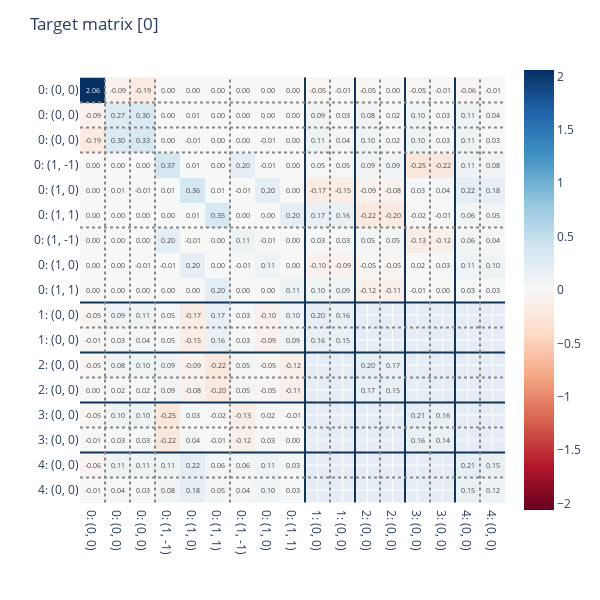
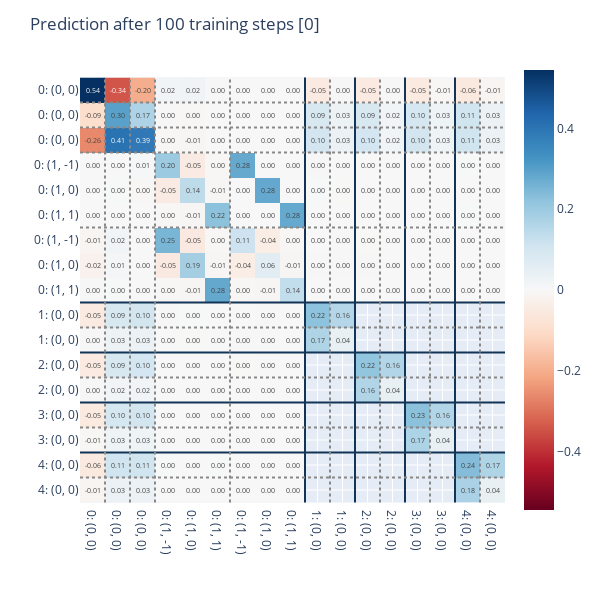

Notebook cell for these charts, in order:
### Code cell
predictions = model(data_0)

plot_matrices(data_0, title=f"Target matrix", show=0)
plot_matrices(
    data_0,
    predictions={
        "node_labels": predictions['node_labels'],
        "edge_labels": predictions['edge_labels'],
    },
    title=f"Prediction after {n_steps} training steps",
    show=0,
)

### Figure 1 — Plotly figure (JSON) as saved in the notebook; plotly's stock layout.template omitted (floating-point values rounded to 4 significant figures; data arrays with more than 128 entries replaced by an {"elided": "..."} marker saying what was removed)
{"data": [{"coloraxis": "coloraxis", "hovertemplate": "x: %{x}<br>y: %{y}<br>color: %{z}<extra></extra>", "name": "0", "texttemplate": "%{z:.2f}", "type": "heatmap", "xaxis": "x", "yaxis": "y", "z": {"elided": "17x17 float values"}}], "layout": {"coloraxis": {"cmid": 0, "colorscale": [[0, "rgb(103,0,31)"], [0.1, "rgb(178,24,43)"], [0.2, "rgb(214,96,77)"], [0.3, "rgb(244,165,130)"], [0.4, "rgb(253,219,199)"], [0.5, "rgb(247,247,247)"], [0.6, "rgb(209,229,240)"], [0.7, "rgb(146,197,222)"], [0.8, "rgb(67,147,195)"], [0.9, "rgb(33,102,172)"], [1, "rgb(5,48,97)"]]}, "height": 600, "margin": {"t": 60}, "shapes": [{"line": {"color": "#123456"}, "type": "line", "x0": 0, "x1": 1, "xref": "x domain", "y0": 8.5, "y1": 8.5, "yref": "y"}, {"line": {"color": "#123456"}, "type": "line", "x0": 8.5, "x1": 8.5, "xref": "x", "y0": 0, "y1": 1, "yref": "y domain"}, {"line": {"color": "#123456"}, "type": "line", "x0": 0, "x1": 1, "xref": "x domain", "y0": 10.5, "y1": 10.5, "yref": "y"}, {"line": {"color": "#123456"}, "type": "line", "x0": 10.5, "x1": 10.5, "xref": "x", "y0": 0, "y1": 1, "yref": "y domain"}, {"line": {"color": "#123456"}, "type": "line", "x0": 0, "x1": 1, "xref": "x domain", "y0": 12.5, "y1": 12.5, "yref": "y"}, {"line": {"color": "#123456"}, "type": "line", "x0": 12.5, "x1": 12.5, "xref": "x", "y0": 0, "y1": 1, "yref": "y domain"}, {"line": {"color": "#123456"}, "type": "line", "x0": 0, "x1": 1, "xref": "x domain", "y0": 14.5, "y1": 14.5, "yref": "y"}, {"line": {"color": "#123456"}, "type": "line", "x0": 14.5, "x1": 14.5, "xref": "x", "y0": 0, "y1": 1, "yref": "y domain"}, {"line": {"color": "#888888", "dash": "dot"}, "type": "line", "x0": 0, "x1": 1, "xref": "x domain", "y0": 0.5, "y1": 0.5, "yref": "y"}, {"line": {"color": "#888888", "dash": "dot"}, "type": "line", "x0": 0.5, "x1": 0.5, "xref": "x", "y0": 0, "y1": 1, "yref": "y domain"}, {"line": {"color": "#888888", "dash": "dot"}, "type": "line", "x0": 0, "x1": 1, "xref": "x domain", "y0": 1.5, "y1": 1.5, "yref": "y"}, {"line": {"color": "#888888", "dash": "dot"}, "type": "line", "x0": 1.5, "x1": 1.5, "xref": "x", "y0": 0, "y1": 1, "yref": "y domain"}, {"line": {"color": "#888888", "dash": "dot"}, "type": "line", "x0": 0, "x1": 1, "xref": "x domain", "y0": 2.5, "y1": 2.5, "yref": "y"}, {"line": {"color": "#888888", "dash": "dot"}, "type": "line", "x0": 2.5, "x1": 2.5, "xref": "x", "y0": 0, "y1": 1, "yref": "y domain"}, {"line": {"color": "#888888", "dash": "dot"}, "type": "line", "x0": 0, "x1": 1, "xref": "x domain", "y0": 5.5, "y1": 5.5, "yref": "y"}, {"line": {"color": "#888888", "dash": "dot"}, "type": "line", "x0": 5.5, "x1": 5.5, "xref": "x", "y0": 0, "y1": 1, "yref": "y domain"}, {"line": {"color": "#888888", "dash": "dot"}, "type": "line", "x0": 0, "x1": 1, "xref": "x domain", "y0": 9.5, "y1": 9.5, "yref": "y"}, {"line": {"color": "#888888", "dash": "dot"}, "type": "line", "x0": 9.5, "x1": 9.5, "xref": "x", "y0": 0, "y1": 1, "yref": "y domain"}, {"line": {"color": "#888888", "dash": "dot"}, "type": "line", "x0": 0, "x1": 1, "xref": "x domain", "y0": 11.5, "y1": 11.5, "yref": "y"}, {"line": {"color": "#888888", "dash": "dot"}, "type": "line", "x0": 11.5, "x1": 11.5, "xref": "x", "y0": 0, "y1": 1, "yref": "y domain"}, {"line": {"color": "#888888", "dash": "dot"}, "type": "line", "x0": 0, "x1": 1, "xref": "x domain", "y0": 13.5, "y1": 13.5, "yref": "y"}, {"line": {"color": "#888888", "dash": "dot"}, "type": "line", "x0": 13.5, "x1": 13.5, "xref": "x", "y0": 0, "y1": 1, "yref": "y domain"}, {"line": {"color": "#888888", "dash": "dot"}, "type": "line", "x0": 0, "x1": 1, "xref": "x domain", "y0": 15.5, "y1": 15.5, "yref": "y"}, {"line": {"color": "#888888", "dash": "dot"}, "type": "line", "x0": 15.5, "x1": 15.5, "xref": "x", "y0": 0, "y1": 1, "yref": "y domain"}], "title": {"text": "Target matrix [0]"}, "width": 600, "xaxis": {"anchor": "y", "constrain": "domain", "domain": [0, 1], "scaleanchor": "y", "ticktext": ["0: (0, 0)", "0: (0, 0)", "0: (0, 0)", "0: (1, -1)", "0: (1, 0)", "0: (1, 1)", "0: (1, -1)", "0: (1, 0)", "0: (1, 1)", "1: (0, 0)", "1: (0, 0)", "2: (0, 0)", "2: (0, 0)", "3: (0, 0)", "3: (0, 0)", "4: (0, 0)", "4: (0, 0)"], "tickvals": [0, 1, 2, 3, 4, 5, 6, 7, 8, 9, 10, 11, 12, 13, 14, 15, 16]}, "yaxis": {"anchor": "x", "autorange": "reversed", "constrain": "domain", "domain": [0, 1], "ticktext": ["0: (0, 0)", "0: (0, 0)", "0: (0, 0)", "0: (1, -1)", "0: (1, 0)", "0: (1, 1)", "0: (1, -1)", "0: (1, 0)", "0: (1, 1)", "1: (0, 0)", "1: (0, 0)", "2: (0, 0)", "2: (0, 0)", "3: (0, 0)", "3: (0, 0)", "4: (0, 0)", "4: (0, 0)"], "tickvals": [0, 1, 2, 3, 4, 5, 6, 7, 8, 9, 10, 11, 12, 13, 14, 15, 16]}}}

### Figure 2 — Plotly figure (JSON) as saved in the notebook; plotly's stock layout.template omitted (floating-point values rounded to 4 significant figures; data arrays with more than 128 entries replaced by an {"elided": "..."} marker saying what was removed)
{"data": [{"coloraxis": "coloraxis", "hovertemplate": "x: %{x}<br>y: %{y}<br>color: %{z}<extra></extra>", "name": "0", "texttemplate": "%{z:.2f}", "type": "heatmap", "xaxis": "x", "yaxis": "y", "z": {"elided": "17x17 float values"}}], "layout": {"coloraxis": {"cmid": 0, "colorscale": [[0, "rgb(103,0,31)"], [0.1, "rgb(178,24,43)"], [0.2, "rgb(214,96,77)"], [0.3, "rgb(244,165,130)"], [0.4, "rgb(253,219,199)"], [0.5, "rgb(247,247,247)"], [0.6, "rgb(209,229,240)"], [0.7, "rgb(146,197,222)"], [0.8, "rgb(67,147,195)"], [0.9, "rgb(33,102,172)"], [1, "rgb(5,48,97)"]]}, "height": 600, "margin": {"t": 60}, "shapes": [{"line": {"color": "#123456"}, "type": "line", "x0": 0, "x1": 1, "xref": "x domain", "y0": 8.5, "y1": 8.5, "yref": "y"}, {"line": {"color": "#123456"}, "type": "line", "x0": 8.5, "x1": 8.5, "xref": "x", "y0": 0, "y1": 1, "yref": "y domain"}, {"line": {"color": "#123456"}, "type": "line", "x0": 0, "x1": 1, "xref": "x domain", "y0": 10.5, "y1": 10.5, "yref": "y"}, {"line": {"color": "#123456"}, "type": "line", "x0": 10.5, "x1": 10.5, "xref": "x", "y0": 0, "y1": 1, "yref": "y domain"}, {"line": {"color": "#123456"}, "type": "line", "x0": 0, "x1": 1, "xref": "x domain", "y0": 12.5, "y1": 12.5, "yref": "y"}, {"line": {"color": "#123456"}, "type": "line", "x0": 12.5, "x1": 12.5, "xref": "x", "y0": 0, "y1": 1, "yref": "y domain"}, {"line": {"color": "#123456"}, "type": "line", "x0": 0, "x1": 1, "xref": "x domain", "y0": 14.5, "y1": 14.5, "yref": "y"}, {"line": {"color": "#123456"}, "type": "line", "x0": 14.5, "x1": 14.5, "xref": "x", "y0": 0, "y1": 1, "yref": "y domain"}, {"line": {"color": "#888888", "dash": "dot"}, "type": "line", "x0": 0, "x1": 1, "xref": "x domain", "y0": 0.5, "y1": 0.5, "yref": "y"}, {"line": {"color": "#888888", "dash": "dot"}, "type": "line", "x0": 0.5, "x1": 0.5, "xref": "x", "y0": 0, "y1": 1, "yref": "y domain"}, {"line": {"color": "#888888", "dash": "dot"}, "type": "line", "x0": 0, "x1": 1, "xref": "x domain", "y0": 1.5, "y1": 1.5, "yref": "y"}, {"line": {"color": "#888888", "dash": "dot"}, "type": "line", "x0": 1.5, "x1": 1.5, "xref": "x", "y0": 0, "y1": 1, "yref": "y domain"}, {"line": {"color": "#888888", "dash": "dot"}, "type": "line", "x0": 0, "x1": 1, "xref": "x domain", "y0": 2.5, "y1": 2.5, "yref": "y"}, {"line": {"color": "#888888", "dash": "dot"}, "type": "line", "x0": 2.5, "x1": 2.5, "xref": "x", "y0": 0, "y1": 1, "yref": "y domain"}, {"line": {"color": "#888888", "dash": "dot"}, "type": "line", "x0": 0, "x1": 1, "xref": "x domain", "y0": 5.5, "y1": 5.5, "yref": "y"}, {"line": {"color": "#888888", "dash": "dot"}, "type": "line", "x0": 5.5, "x1": 5.5, "xref": "x", "y0": 0, "y1": 1, "yref": "y domain"}, {"line": {"color": "#888888", "dash": "dot"}, "type": "line", "x0": 0, "x1": 1, "xref": "x domain", "y0": 9.5, "y1": 9.5, "yref": "y"}, {"line": {"color": "#888888", "dash": "dot"}, "type": "line", "x0": 9.5, "x1": 9.5, "xref": "x", "y0": 0, "y1": 1, "yref": "y domain"}, {"line": {"color": "#888888", "dash": "dot"}, "type": "line", "x0": 0, "x1": 1, "xref": "x domain", "y0": 11.5, "y1": 11.5, "yref": "y"}, {"line": {"color": "#888888", "dash": "dot"}, "type": "line", "x0": 11.5, "x1": 11.5, "xref": "x", "y0": 0, "y1": 1, "yref": "y domain"}, {"line": {"color": "#888888", "dash": "dot"}, "type": "line", "x0": 0, "x1": 1, "xref": "x domain", "y0": 13.5, "y1": 13.5, "yref": "y"}, {"line": {"color": "#888888", "dash": "dot"}, "type": "line", "x0": 13.5, "x1": 13.5, "xref": "x", "y0": 0, "y1": 1, "yref": "y domain"}, {"line": {"color": "#888888", "dash": "dot"}, "type": "line", "x0": 0, "x1": 1, "xref": "x domain", "y0": 15.5, "y1": 15.5, "yref": "y"}, {"line": {"color": "#888888", "dash": "dot"}, "type": "line", "x0": 15.5, "x1": 15.5, "xref": "x", "y0": 0, "y1": 1, "yref": "y domain"}], "title": {"text": "Prediction after 100 training steps [0]"}, "width": 600, "xaxis": {"anchor": "y", "constrain": "domain", "domain": [0, 1], "scaleanchor": "y", "ticktext": ["0: (0, 0)", "0: (0, 0)", "0: (0, 0)", "0: (1, -1)", "0: (1, 0)", "0: (1, 1)", "0: (1, -1)", "0: (1, 0)", "0: (1, 1)", "1: (0, 0)", "1: (0, 0)", "2: (0, 0)", "2: (0, 0)", "3: (0, 0)", "3: (0, 0)", "4: (0, 0)", "4: (0, 0)"], "tickvals": [0, 1, 2, 3, 4, 5, 6, 7, 8, 9, 10, 11, 12, 13, 14, 15, 16]}, "yaxis": {"anchor": "x", "autorange": "reversed", "constrain": "domain", "domain": [0, 1], "ticktext": ["0: (0, 0)", "0: (0, 0)", "0: (0, 0)", "0: (1, -1)", "0: (1, 0)", "0: (1, 1)", "0: (1, -1)", "0: (1, 0)", "0: (1, 1)", "1: (0, 0)", "1: (0, 0)", "2: (0, 0)", "2: (0, 0)", "3: (0, 0)", "3: (0, 0)", "4: (0, 0)", "4: (0, 0)"], "tickvals": [0, 1, 2, 3, 4, 5, 6, 7, 8, 9, 10, 11, 12, 13, 14, 15, 16]}}}
